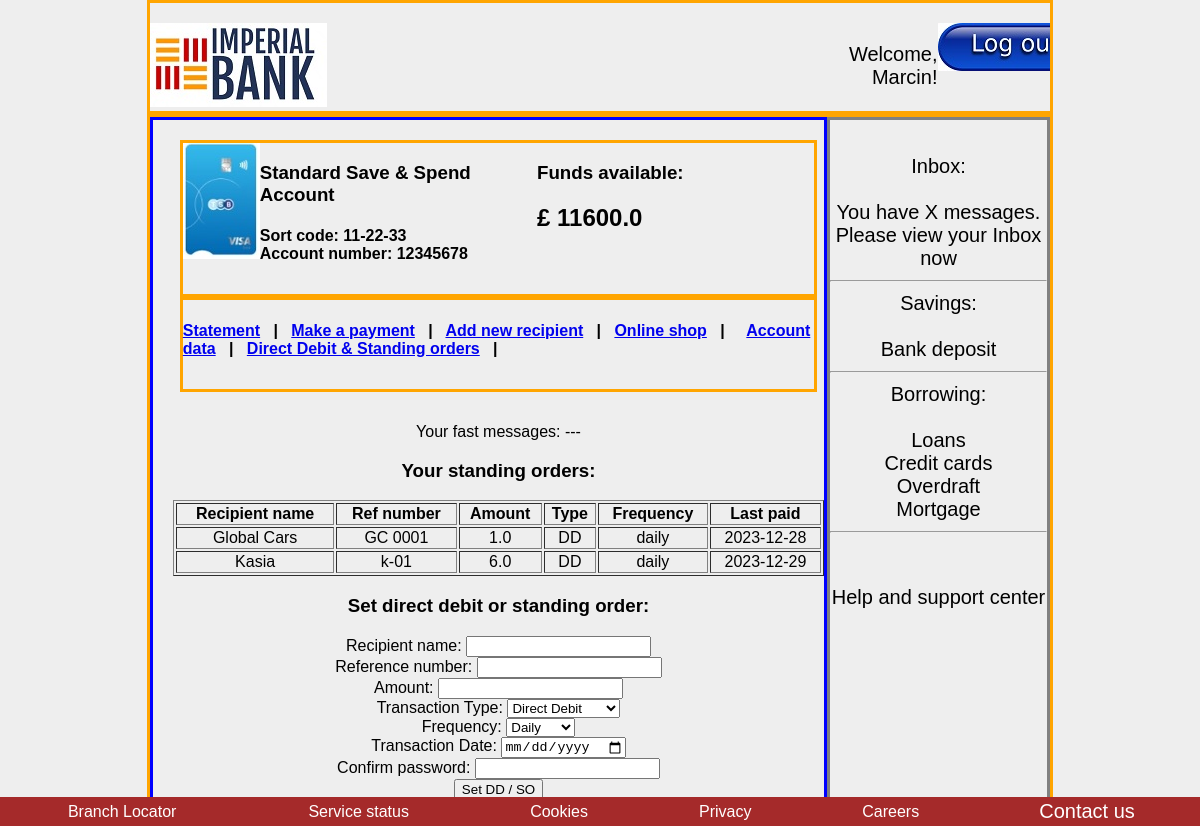
The app's page /direct_debit_standing_orders (signed in) with its own data.
### models/models.py (models this page shows, shortened)
class Users(db.Model, UserMixin):
    id = db.Column(db.Integer, primary_key=True)
    username = db.Column(db.String(50), unique=True, nullable=False)
    password_hash = db.Column(db.String(128), nullable=False)
    role = db.Column(db.String(20), nullable=False, default='client')
    email = db.Column(db.String(120), unique=True, nullable=False)
    phone_number = db.Column(db.String(20), nullable = False)
    country = db.Column(db.String(50))
    transactions = db.relationship('Transaction', backref='user', lazy=True)

class Transaction(db.Model):
    user_id = db.Column(db.Integer, db.ForeignKey('users.id'), nullable=False)
    id = db.Column(db.Integer, primary_key=True)
    transaction_date = db.Column(db.Date, default=date.today)
    transaction_type = db.Column(db.String(20), nullable=False)
    sort_code = db.Column(db.String(10), nullable=False)
    account_number = db.Column(db.String(20), nullable=False)
    transaction_description = db.Column(db.String(255) , nullable=False)
    debit_amount = db.Column(db.Float)
    credit_amount = db.Column(db.Float)
    balance = db.Column(db.Float, nullable=False)

class DDSO(db.Model):
    id = db.Column(db.Integer, primary_key=True)
    user_id = db.Column(db.Integer, db.ForeignKey('users.id'), nullable=False)
    amount = db.Column(db.Float, nullable=False)
    recipient = db.Column(db.String(50),  nullable=False)
    reference_number = db.Column(db.String(100), nullable=False)
    next_payment_date = db.Column(db.Date, nullable=False)
    transaction_type = db.Column(db.String(20), nullable=False)
    frequency = db.Column(db.String(50))  # np. 'monthly'

### routes/transfer.py (the view, shortened to what this page needs)
@ddso_bp.route('/direct_debit_standing_orders', methods=['GET', 'POST'])
@login_required
def ddso():
    user_transactions = Transaction.query.filter_by(user_id=current_user.id).all()
    user_dd_so = DDSO.query.filter_by(user_id=current_user.id).all()
    last_transaction = Transaction.query.filter_by(user_id=current_user.id).order_by(Transaction.id.desc()).first()
    form = DDSOForm()
    return render_template('ddso.html', form=form, user=current_user, all_transactions=user_transactions, all_dd_so=user_dd_so,  last_transaction=last_transaction)

### forms/forms.py
class DDSOForm(FlaskForm):
    amount = FloatField('Amount', validators=[DataRequired(), NumberRange(min=0)])
    recipient = StringField('Recipient', validators=[DataRequired()])
    reference_number = StringField('Reference number', validators=[DataRequired()])
    next_payment_date = DateField('Next payment date', format='%Y-%m-%d', validators=[DataRequired()])
    transaction_type = SelectField('Transaction type', choices=[('DD', 'Direct Debit'), ('SO', 'Standing Order')], validators=[DataRequired()])
    frequency = SelectField('Frequency', choices=[('monthly', 'Monthly'), ('daily', 'Daily')], validators=[DataRequired()])
    confirm_password = PasswordField('Confirm Password', validators=[DataRequired()])
    submit = SubmitField('Add DD / SO')

### app.py (called while the page is built)
@app.before_request
def initialize_database():
    db.create_all()
    session.permanent = True

@login_manager.user_loader
def load_user(user_id):
    return Users.query.get(int(user_id))

### templates/ddso.html (shortened to what this page needs)
{% extends 'base2.html' %}
{% block precontent %}
{% with messages = get_flashed_messages() %}
{% if not messages %}
    <p>Your fast messages: ---</p>
{% endif %}
{% endwith %}
<h3>Your standing orders: </h3>
<table border="1" class="center-table">
    <thead>
    <tr>
        <th>Recipient name</th>
        <th>Ref number</th>
        <th>Amount</th>
        <th>Type</th>
        <th>Frequency</th>
        <th>Last paid</th>
    </tr>
    </thead>
    <tbody>
    {% for dd_so in all_dd_so %}
        <tr>
        <td>{{ dd_so.recipient }}</td>
        <td>{{ dd_so.reference_number }}</td>
        <td>{{ dd_so.amount }}</td>
        <td>{{ dd_so.transaction_type }}</td>
        <td>{{ dd_so.frequency }}</td>
        <td>{{ dd_so.next_payment_date }}</td>
        </tr>
    {% endfor %}
    </tbody>
</table>
<h3>Set direct debit or standing order:</h3>
<form action="{{ url_for('ddso_bp.ddso') }}" method="post" role="form">
    <label for="recipient">Recipient name:</label>
    <input type="text" id="recipient" name="recipient" required><br>
    <label for="reference_number">Reference number:</label>
    <input type="text" id="reference_number" name="reference_number" required><br>
    <label for="amount">Amount:</label>
    <input type="number" step="0.01" id="amount" name="amount" required><br>
    <label for="transaction_type">Transaction Type:</label>
    <select id="transaction_type" name="transaction_type" def required>
        <option value="DD">Direct Debit</option>
    </select><br>
    <label for="frequency">Frequency:</label>
    <select id="frequency" name="frequency" def required>
        <option value="daily">Daily</option>
    </select><br>
    <label for="next_payment_date">Transaction Date:</label>
    <input type="date" id="next_payment_date" name="next_payment_date" required><br>
    <label for="confirm_password">Confirm password:</label>
    <input type="password" id="confirm_password" name="confirm_password" required><br>
    <input type="submit" value="Set DD / SO"><br>
</form>
{% endblock %}

### templates/base2.html (shortened to what this page needs)
<!DOCTYPE html>
<html lang="en">
<head>
    <link rel="stylesheet" href="{{ url_for('static', filename='styles.css') }}">
</head>
<body>
    <header>
        <div class="container5">
            <div class="left4">
                <img src="static/imperial-bank-2.jpg" alt="Imperial Bank">
            </div>
            <div class="right4">
                <p>Welcome, {{ current_user.username }}!</p>
            </div>
            <div class="right4">
                <a href="{{ url_for('logout') }}"><img src="static/logout.jpg"> </a>
            </div>
        </div>
    </header>
    <main>
        <div class="container5">
            <div class="left5">
                <div class="container100">
                    <div class="visa">
                        <img src="static/visa.jpg">
                    </div>
                    <div class="visa2">
                        <h3>Standard Save & Spend Account</h3>
                        <h4>Sort code: {{ last_transaction.sort_code }}  <br>
                        Account number: {{ last_transaction.account_number }}</h4>
                    </div>
                    <div class="visa3">
                        <h3>Funds available:</h3>
                        <h2> £ {{ last_transaction.balance }}</h2>
                    </div>
                </div>
                <div class="container100">
                    <h4><a href="{{ url_for('dashboard') }}"> Statement</a>  &nbsp | &nbsp
                    <a href="{{ url_for('make_payment') }}"> Make a payment</a>  &nbsp | &nbsp
                    <a href="{{ url_for('add_recipient') }}"> Add new recipient</a>  &nbsp | &nbsp
                    <a href="{{ url_for('online_shop') }}"> Online shop</a>  &nbsp | &nbsp &nbsp
                    <a href="{{ url_for('account_data') }}"> Account data</a>  &nbsp | &nbsp
                    <a href="{{ url_for('ddso_bp.ddso') }}"> Direct Debit & Standing orders</a>  &nbsp | &nbsp </h4>
                </div>
                <div class="center">
                    {% block precontent%}
                    {%  endblock %}
                </div>
            </div>
            <div class="right5">
                <div class="center">
                    Inbox: <br><br>
                    You have X messages. Please view your Inbox now<br>
                    <hr>
                    Savings: <br><br>
                    Bank deposit <br>
                    <hr>
                    Borrowing: <br><br>
                    Loans <br>
                    Credit cards <br>
                    Overdraft <br>
                    Mortgage <br>
                    <hr> <br>
                    <p>Help and support center</p>
                </div>
            </div>
        </div>
    </main>
    <footer>
        <table class="footer">
            <tr>
                <td  class="center2">
                    Branch Locator
                </td>
                <td class="center2">
                    Service status
                </td>
                <td class="center2">
                    Cookies
                </td>
                <td class="center2">
                    Privacy
                </td>
                <td class="center2">
                    Careers
                </td>
                <td class="center2">
                    <a href="contact_us" class="link">Contact us</a>
                </td>
            </tr>
        </table>
    </footer>
</body>
</html>

### static/styles.css (style rules this page uses)
body { font-family: 'Arial', sans-serif; margin: 0; padding: 0; background-color: #eee; }
.center { margin-left: auto; margin-right: auto; padding-left: 0px; padding-top: 15px; text-align: center; }
.center-table { margin-left: auto; margin-right: auto; text-align: center; width: 100%; }
.center2 { padding-left: 30px; padding-right: 30px; align-self: center; }
.footer { position: fixed; left: 0; bottom: 0; width: 100%; background-color: brown; color: white; text-align: center; }
.link { color: white; font-size: 20px; transition: color 2s ease; text-decoration: none; }
.left4 { flex: 6; text-align: left; padding-top: 20px; }
.right4 { flex: 1; text-align: right; justify-content: right; overflow: auto; padding-top: 20px; font-size: 20px; }
.container5 { display: flex; justify-content: space-between; margin: 0 auto; max-width: 75%; border-color: orange; border-style: solid; }
.left5 { flex: 3; text-align: left; padding-top: 20px; padding-left: 20px; padding-bottom: 20px; border-color: blue; border-style: solid; }
.right5 { flex: 1; text-align: right; justify-content: right; overflow: auto; padding-top: 20px; font-size: 20px; border-color: grey; border-style: solid; }
.container100 { display: flex; justify-content: space-between; margin: 0 auto; max-width: 97%; border-color: orange; border-style: solid; padding-bottom: 10px; }
.visa { flex: 1; }
.visa2 { flex: 4; }
.visa3 { flex: 4; }

### records on screen
Users: username "Marcin"
Transaction: sort_code "11-22-33", account_number "12345678", balance "11600.0"
DDSO: recipient "Global Cars", reference_number "GC 0001", amount "1.0", transaction_type "DD", frequency "daily", next_payment_date "2023-12-28"
DDSO: recipient "Kasia", reference_number "k-01", amount "6.0", transaction_type "DD", frequency "daily", next_payment_date "2023-12-29"
